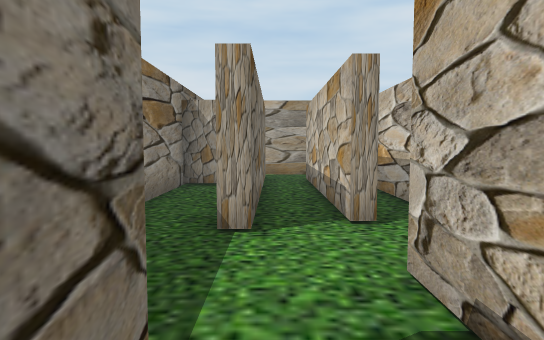
View 1 (above)

16 first-person views from a walk through a scene from a Unity 3-D project. The camera is 1.2 m above the floor, tilts 4° down and sees 75° across. The floor is counted in squares, 1 m on a side. Each view is taken from the middle of a square. On the plan, view 1 faces up. The plan holds only what a view shows up to about 14 squares ahead; the rest is blank. The place goes on beyond the plan. The player is left out.

View 2
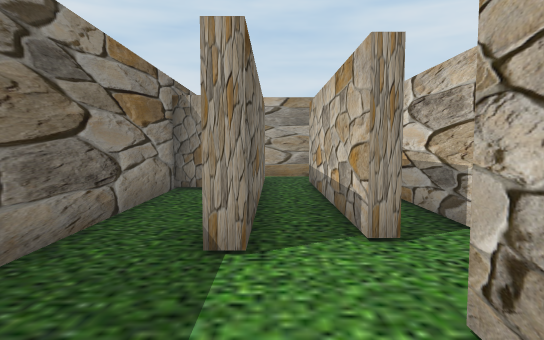

View 3
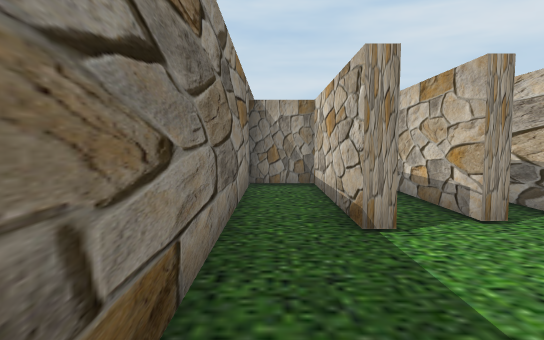

View 4
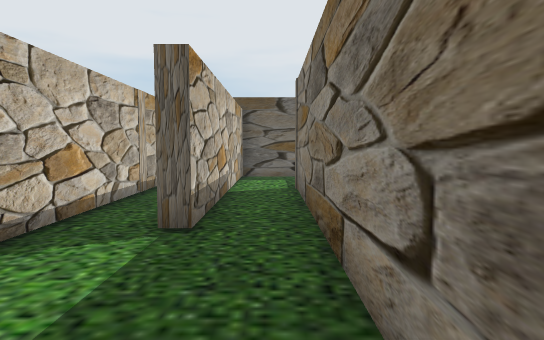

View 5
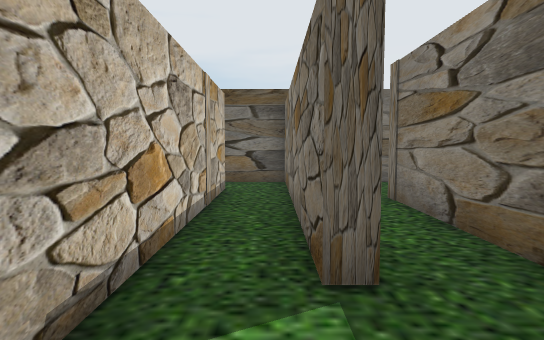

View 6
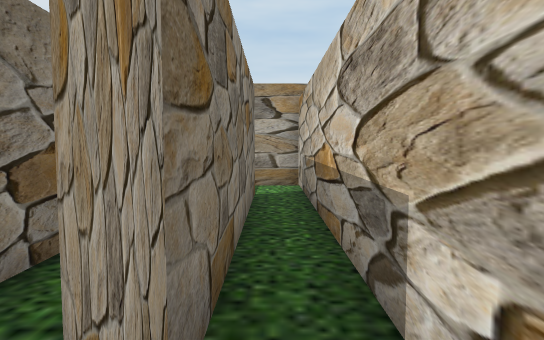

View 7
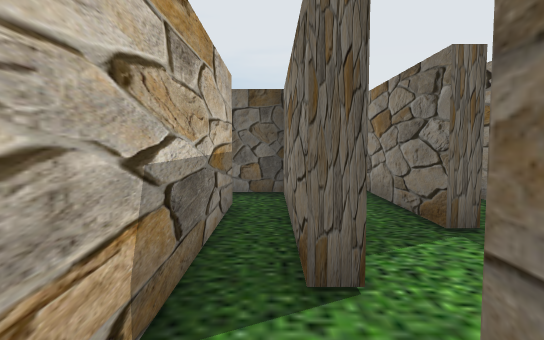

View 8
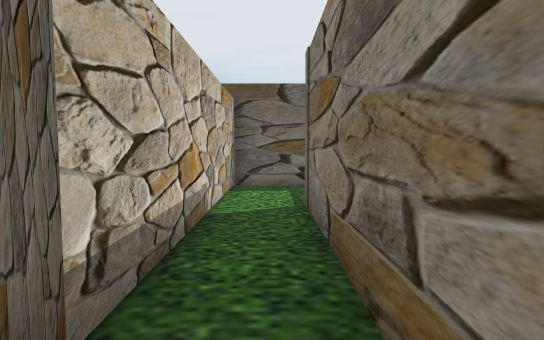

View 9
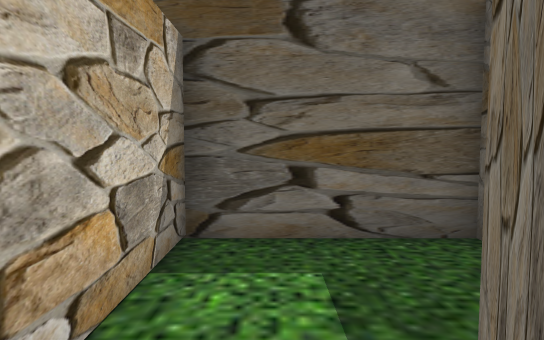

View 10
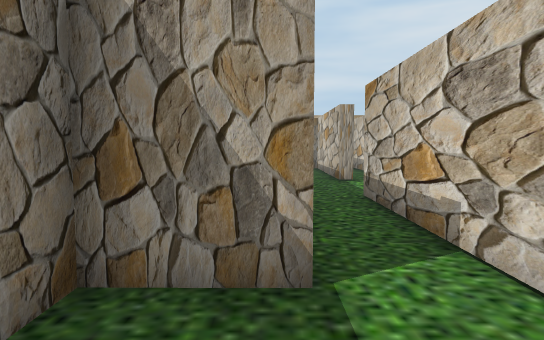

View 11
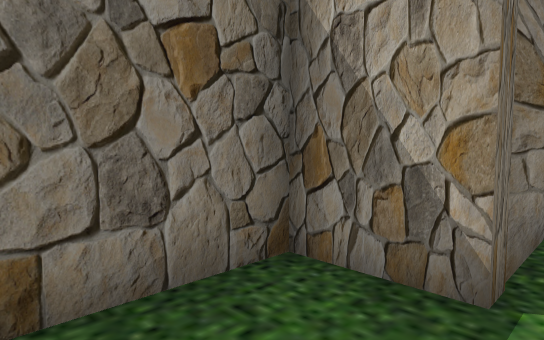

View 12
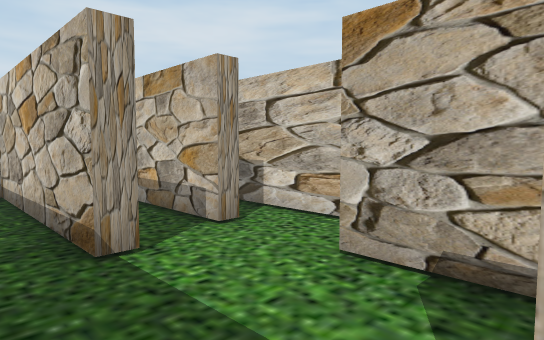

View 13
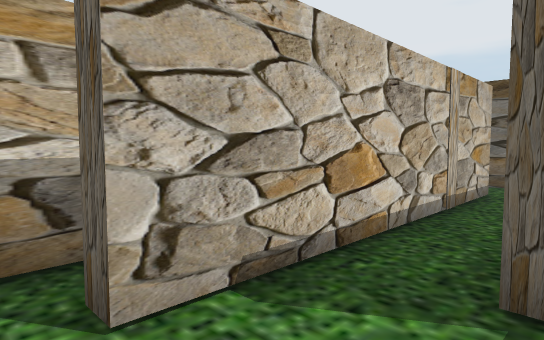

View 14
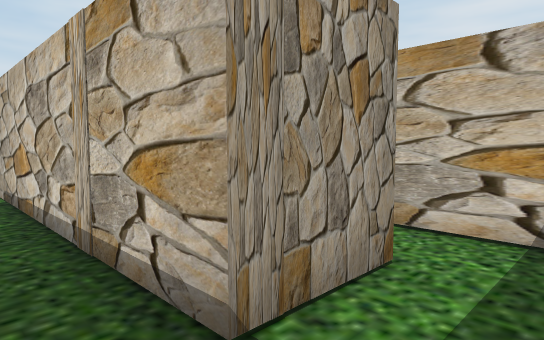

View 15
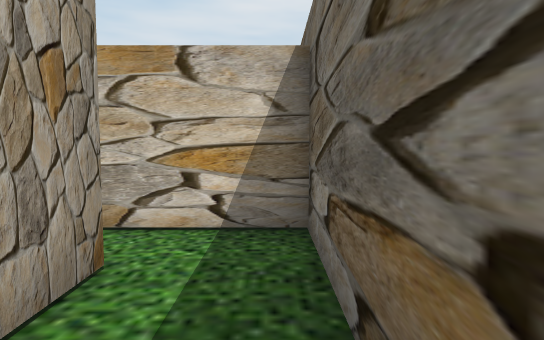

View 16
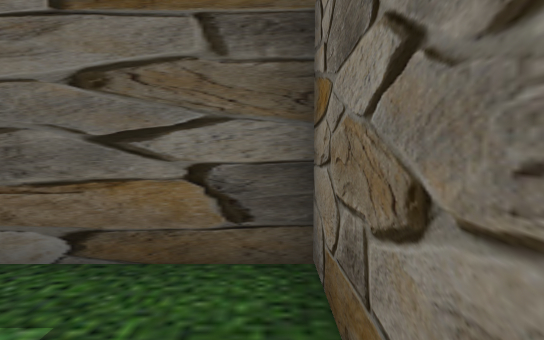

### Floor plan
Ten units are one square. View 1 is at (0, 0); x grows to the right and y downward. Boxes are objects, and circles mark ways between rooms. Rooms are numbered by the first view taken in them; rooms with no view inside come last. Other rooms are left out.
<svg viewBox="-51 -150 105 230">
<path fill="none" stroke="#000" d="M-4 -48 -9 -48 -9 -107 -27 -107 -27 41M-9 46 -9 -11 -4 -11 -4 55M12 54 12 -32M16 -122 16 -53 12 -53M12 -32 16 -32M28 -10 28 -145 -2 -145M-27 41 -46 41 -46 75 -9 75 -9 46M34 54 12 54M-4 55 -4 75 49 75 49 46"/>
<circle cx="10" cy="-40" r="3" fill="#2a7"/>
<circle cx="-20" cy="40" r="3" fill="#2a7"/>
<circle cx="0" cy="60" r="3" fill="#2a7"/>
<text x="-10" y="-20">1</text>
<text x="20" y="-100">2</text>
<text x="-30" y="60">3</text>
<text x="20" y="60">4</text>
</svg>
Room 1 opens to room 2. Room 1 opens to room 3. Room 1 opens to room 4.

Where each view was taken, in squares from view 1:
view 1: 0 up, 0 right, facing up
view 2: 1 up, 0 right, facing up
view 3: 0 up, 2 left, facing up
view 4: 6 up, 2 left, facing down
view 5: 4 up, 0 right, facing down
view 6: 4 up, 2 right, facing up
view 7: 6 up, 2 right, facing down
view 8: 3 up, 2 left, facing down
view 9: 3 down, 2 left, facing down
view 10: 7 down, 3 left, facing up
view 11: 7 down, 2 left, facing up-left
view 12: 1 up, 2 left, facing up-right
view 13: 4 up, 1 left, facing down-right
view 14: 7 down, 0 right, facing up-right
view 15: 7 down, 0 right, facing right
view 16: 4 down, 0 right, facing down
